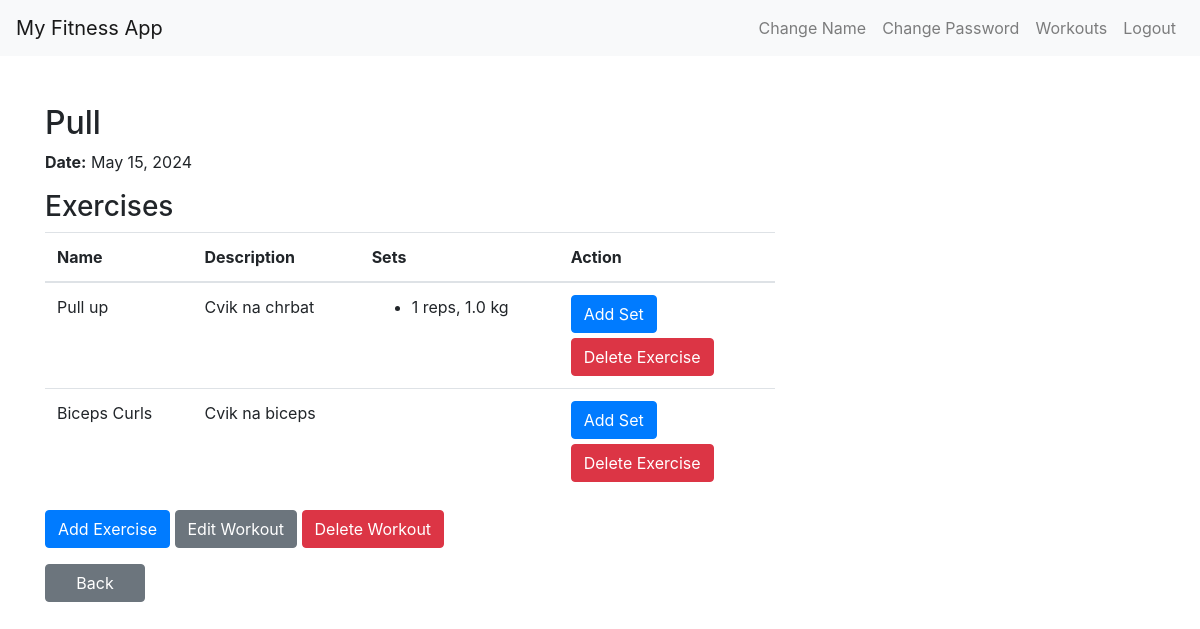
The page /workout/13/ (signed in) on the database its author committed.
### Zapisnik/models.py (models this page shows, shortened)
class Workout(models.Model):
    name = models.CharField(max_length=100)
    date = models.DateField()
    user = models.ForeignKey(User, on_delete=models.CASCADE)
    exercises = models.ManyToManyField('Exercise', related_name='workouts')

class Exercise(models.Model):
    name = models.CharField(max_length=100)
    description = models.TextField()
    category = models.ForeignKey(ExerciseCategory, on_delete=models.CASCADE)
    def sets(self):
        return Set.objects.filter(exercise=self)

class Set(models.Model):
    workout = models.ForeignKey(Workout, on_delete=models.CASCADE)
    exercise = models.ForeignKey(Exercise, on_delete=models.CASCADE)
    repetitions = models.IntegerField()
    weight = models.FloatField()
    unique_together = ('workout', 'exercise')

### Zapisnik/views.py (the view, shortened to what this page needs)
# urls.py: path('workout/<int:workout_id>/', workout_detail, name='workout_detail'),
def workout_detail(request, workout_id):
    workout = get_object_or_404(Workout, pk=workout_id)
    return render(request, 'workout_detail.html', {'workout': workout})

### Zapisnik/templates/workout_detail.html (shortened to what this page needs)
<!DOCTYPE html>
<html lang="en">
<head>
  <link rel="stylesheet" href="https://maxcdn.bootstrapcdn.com/bootstrap/4.5.2/css/bootstrap.min.css">
</head>
<body>
<nav class="navbar navbar-expand-lg navbar-light bg-light">
    <a class="navbar-brand" href="{% url 'home' %}">My Fitness App</a>
    <div class="collapse navbar-collapse" id="navbarNav">
      <ul class="navbar-nav ml-auto">
        {% if user.is_authenticated %}
          <li class="nav-item">
            <a class="nav-link" href="{% url 'change_name' %}">Change Name</a>
          </li>
          <li class="nav-item">
            <a class="nav-link" href="{% url 'change_password' %}">Change Password</a>
          </li>
          <li class="nav-item">
            <a class="nav-link" href="{% url 'workoutAll' %}">Workouts</a>
          </li>
          <li class="nav-item">
            <a class="nav-link" href="{% url 'logout' %}">Logout</a>
          </li>
        {% endif %}
      </ul>
    </div>
  </nav>
  <div class="container">
    <div class="row mt-5">
      <div class="col-md-8">
        <h2>{{ workout.name }}</h2>
        <p><strong>Date:</strong> {{ workout.date }}</p>
        <h3>Exercises</h3>
        <table class="table">
          <thead>
            <tr>
              <th>Name</th>
              <th>Description</th>
              <th>Sets</th>
              <th>Action</th>
            </tr>
          </thead>
          <tbody>
            {% for exercise in workout.exercises.all %}
              <tr>
                <td>{{ exercise.name }}</td>
                <td>{{ exercise.description }}</td>
                <td>
                  <ul>
                    {% for set in exercise.sets.all %}
                      {% if set.workout_id == workout.id %}
                        <li>{{ set.repetitions }} reps, {{ set.weight }} kg</li>
                      {% endif %}
                    {% endfor %}
                  </ul>
                </td>
                <td>
                  <button type="button" class="btn btn-primary" data-toggle="modal" data-target="#addSetModal{{ exercise.id }}">
                    Add Set
                  </button>
                  <form method="post" action="{% url 'delete_exercise_from_workout' workout.id exercise.id %}">
                    <button type="submit" class="btn btn-danger mr-2 " style="margin-top: 5px;" >Delete Exercise</button>
                  </form>
                </td>
              </tr>
            {% endfor %}
          </tbody>
        </table>
        <a href="{% url 'exercise_list' workout.id %}" class="btn btn-primary">Add Exercise</a>
        <a href="{% url 'edit_workout' workout_id=workout.id %}" class="btn btn-secondary">Edit Workout</a>
        <form method="post" action="{% url 'delete_workout' workout_id=workout.id %}" style="display: inline;">
          <button type="submit" class="btn btn-danger">Delete Workout</button>
        </form>
        <a href="{% url 'workoutAll' %}" class="btn btn-secondary btn-block mt-3" style="width: 100px;">Back</a>
      </div>
    </div>
  </div>
</body>
</html>

### rows shown on the page
Workout: name "Pull", date "May 15, 2024"
Exercise: name "Pull up", description "Cvik na chrbat"
Set: repetitions "1", weight "1.0"
Exercise: name "Biceps Curls", description "Cvik na biceps"
